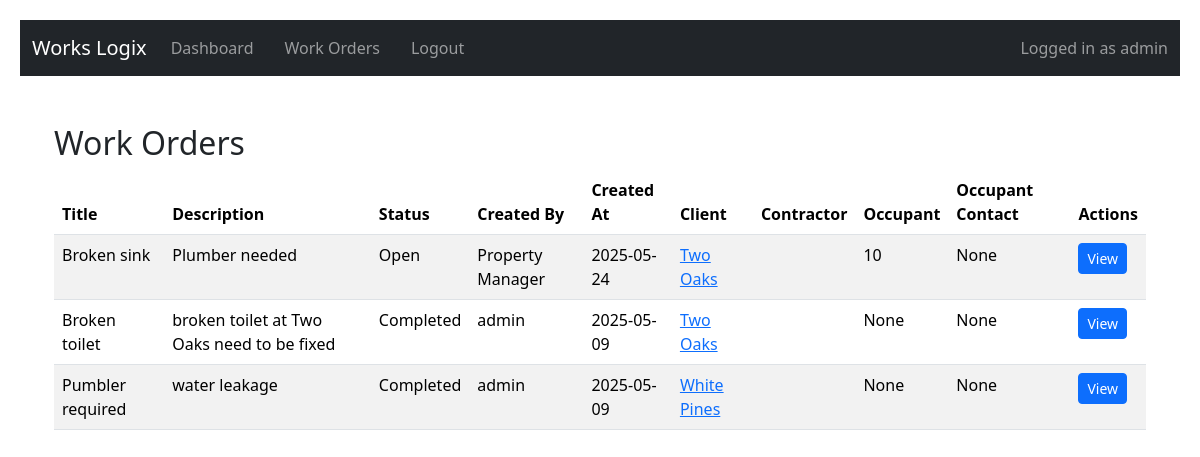
Screenshot of /home (signed in) with the database file from the repository.
### app/models.py (models this page shows, shortened)
class User(UserMixin, db.Model):
    id = db.Column(db.Integer, primary_key=True)
    username = db.Column(db.String(64), nullable=False)
    email = db.Column(db.String(120), unique=True, nullable=False)
    password_hash = db.Column(db.String(128), nullable=False)
    role = db.Column(SQLAlchemyEnum(UserRole), nullable=False)
    business_type = db.Column(db.String(100), nullable=True)

class WorkOrder(db.Model):
    id = db.Column(db.Integer, primary_key=True)
    title = db.Column(db.String(100), nullable=False)
    description = db.Column(db.Text, nullable=False)
    status = db.Column(db.String(20), default='Open')
    created_by = db.Column(db.String(100), nullable=False)
    created_at = db.Column(db.DateTime, default=datetime.utcnow)
    client_id = db.Column(db.Integer, db.ForeignKey('client.id'))
    contractor_id = db.Column(db.Integer, db.ForeignKey('user.id'), nullable=True)
    contractor = db.relationship("User", backref="accepted_work_orders")
    business_type = db.Column(db.String(100))  # Type of contractor service required
    completion_photo = db.Column(db.String(200), nullable=True)
    occupant_apartment = db.Column(db.String(120))
    occupant_phone = db.Column(db.String(120))
    occupant_name = db.Column(db.String(120))
    business_type = db.Column(db.String(100))  # Type of contractor service required
    preferred_contractor_id = db.Column(db.Integer, db.ForeignKey('user.id'), nullable=True)
    rejected_by = db.Column(db.String(500))  # Comma-separated contractor IDs who have rejected
    client = db.relationship('Client', backref='work_orders')
    contractor = db.relationship('User', foreign_keys=[contractor_id])

class Client(db.Model):
    id = db.Column(db.Integer, primary_key=True)
    name = db.Column(db.String(100), nullable=False)
    address = db.Column(db.String(200), nullable=False)
    registration_number = db.Column(db.String(50), nullable=False)
    year_built = db.Column(db.Integer, nullable=False)
    number_of_units = db.Column(db.Integer, nullable=False)

### app/routes.py (the view)
@routes_bp.route('/home')
@login_required
def home():
    orders = WorkOrder.query.order_by(WorkOrder.created_at.desc()).all()
    return render_template('home.html', orders=orders)

### app/__init__.py (called while the page is built)
@login_manager.user_loader
def load_user(user_id):
    return User.query.get(int(user_id))

def create_app():
    app = Flask(__name__)
    app.config.from_object(Config)
    db.init_app(app)
    login_manager.init_app(app)
    Migrate(app, db)
    from app.routes import routes_bp
    from app.auth import auth_bp
    app.register_blueprint(routes_bp)
    app.register_blueprint(auth_bp)
    @app.context_processor
    def inject_roles():
        return {
            'ROLE_ADMIN': UserRole.ADMIN.value,
            'ROLE_MANAGER': UserRole.MANAGER.value,
            'ROLE_CONTRACTOR': UserRole.CONTRACTOR.value
        }
    @app.context_processor
    def inject_roles():
        return {
            'ROLE_ADMIN': UserRole.ADMIN.value,
            'ROLE_MANAGER': UserRole.MANAGER.value,
            'ROLE_CONTRACTOR': UserRole.CONTRACTOR.value
        }
    return app

### app/templates/home.html (shortened to what this page needs)
{% extends 'base.html' %}
{% block content %}
<div class="container mt-4">
    <h2>Work Orders</h2>
    {% if orders %}
        <table class="table table-striped table-hover">
            <thead>
                <tr>
                    <th>Title</th>
                    <th>Description</th>
                    <th>Status</th>
                    <th>Created By</th>
                    <th>Created At</th>
                    <th>Client</th>
                    <th>Contractor</th>
                    <th>Occupant</th>
                    <th>Occupant Contact</th>
                    <th>Actions</th>
                </tr>
            </thead>
            <tbody>
                {% for order in orders %}
                <tr>
                    <td>{{ order.title }}</td>
                    <td>{{ order.description }}</td>
                    <td>{{ order.status }}</td>
                    <td>{{ order.created_by }}</td>
                    <td>{{ order.created_at.strftime('%Y-%m-%d') }}</td>
                    <td>
                        <a href="{{ url_for('routes.client_detail', client_id=order.client.id) }}">
                        {{ order.client.name }}
                        </a>
                    </td>
                    <td>
                        </td>
                        <td>{{ order.occupant_apartment }}</td>
                        <td>{{ order.occupant_phone }}</td>
                    <td>
                        <a class="btn btn-sm btn-primary" href="{{ url_for('routes.work_order_detail', order_id=order.id) }}">
                            View
                        </a>
                    </td>
                </tr>
            {% endfor %}
        </tbody>
    </table>
    {% endif %}
{% endblock %}

### app/templates/base.html (shortened to what this page needs)
<!DOCTYPE html>
<html lang="en">
<head>
  <link rel="stylesheet" href="{{ url_for('static', filename='css/style.css') }}">
  <link href="https://cdn.jsdelivr.net/npm/bootstrap@5.3.3/dist/css/bootstrap.min.css" rel="stylesheet">
</head>
<body>
  <nav class="navbar navbar-expand-lg navbar-dark bg-dark">
    <div class="container-fluid">
      <a class="navbar-brand" href="#">Works Logix</a>
      <div class="collapse navbar-collapse" id="navbarNav">
        <ul class="navbar-nav me-auto mb-2 mb-lg-0">
          {% if current_user.is_authenticated %}
          {% if current_user.role.value == ROLE_ADMIN %}
          <li class="nav-item">
            <a class="nav-link" href="{{ url_for('routes.admin_dashboard') }}">Dashboard</a>
          </li>
          <li class="nav-item">
            <a class="nav-link" href="{{ url_for('routes.home') }}">Work Orders</a>
          </li>
              {% elif current_user.role.value == ROLE_CONTRACTOR %}
              <li class="nav-item">
                <a class="nav-link" href="{{ url_for('routes.contractor_home') }}">My Work</a>
              </li>
            {% endif %}
          {% endif %}
          {% if current_user.is_authenticated %}
            <li class="nav-item">
              <a class="nav-link" href="{{ url_for('auth.logout') }}">Logout</a>
            </li>
          {% endif %}
        </ul>
        {% if current_user.is_authenticated %}
          <span class="navbar-text ms-auto">
            Logged in as {{ current_user.username }}
          </span>
        {% endif %}
      </div>
    </div>
  </nav>
  {% if current_user.is_authenticated %}
  <p class="text-end text-white me-3">Logged in as {{ current_user.username }} ({{ current_user.role }})</p>
  {% endif %}
  <div class="container">
    {% block content %}{% endblock %}
  </div>
</body>
</html>

### app/static/css/style.css (style rules this page uses)
body { font-family: Arial, sans-serif; padding: 20px; background-color: #f6f6f6; }
nav a { margin-right: 15px; text-decoration: none; }
.container { margin-top: 20px; }

### rows the page displays
User: username "admin"
WorkOrder: title "Broken sink", description "Plumber needed", status "Open", created_by "Property Manager", created_at "2025-05-24", client.name "Two Oaks", occupant_apartment "10", occupant_phone "None"
WorkOrder: title "Broken toilet", description "broken toilet at Two Oaks need to be fixed", status "Completed", created_by "admin", created_at "2025-05-09", client.name "Two Oaks", occupant_apartment "None", occupant_phone "None"
WorkOrder: title "Pumbler required", description "water leakage", status "Completed", created_by "admin", created_at "2025-05-09", client.name "White Pines", occupant_apartment "None", occupant_phone "None"
